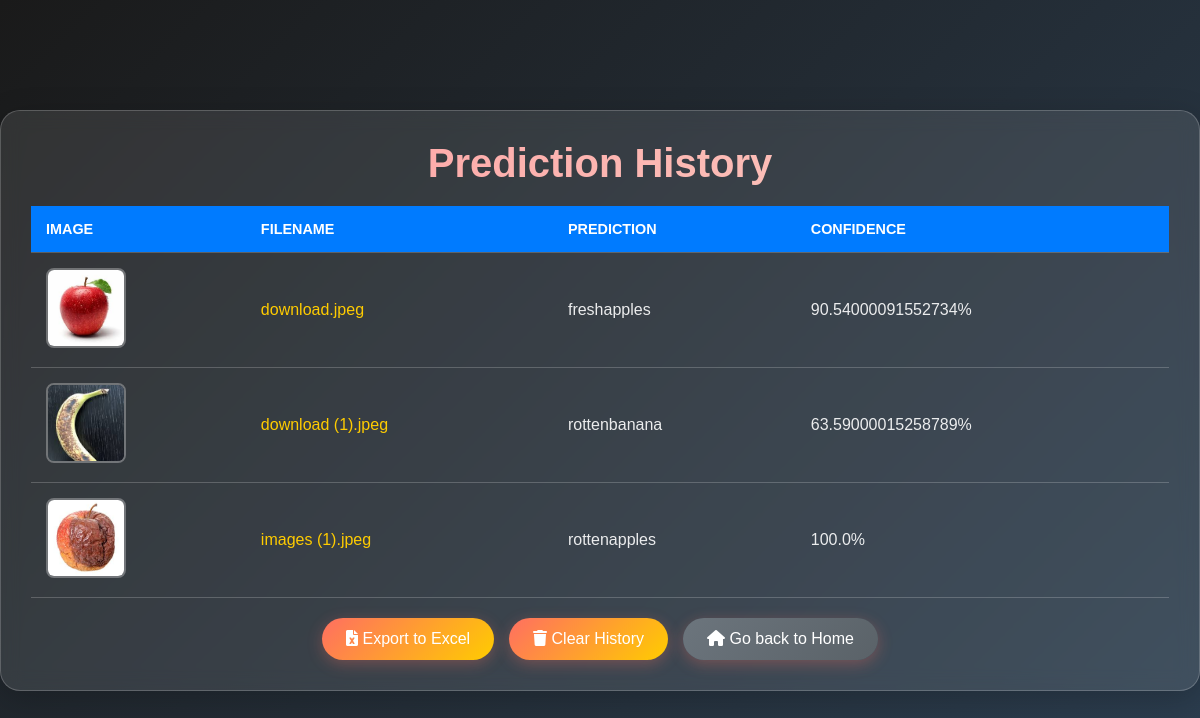
The page /history (signed in) on the database its author committed.
### app.py (models this page shows)
class Prediction(db.Model):
    id = db.Column(db.Integer, primary_key=True)
    filename = db.Column(db.String(100), nullable=False)
    prediction = db.Column(db.String(50), nullable=False)
    confidence = db.Column(db.Float, nullable=False)

### app.py (the view)
@app.route("/history")
def history():
    if "user_id" not in session:
        return redirect(url_for("login"))
    predictions = Prediction.query.order_by(Prediction.id.desc()).all()
    return render_template("history.html", predictions=predictions)

### templates/history.html (shortened to what this page needs)
<!DOCTYPE html>
<html lang="en">
<head>
    <link rel="stylesheet" href="https://cdnjs.cloudflare.com/ajax/libs/font-awesome/6.0.0/css/all.min.css">
</head>
<body>
    <div class="container">
        <h1>Prediction History</h1>
        <table id="historyTable">
            <thead>
                <tr>
                    <th>Image</th>
                    <th>Filename</th>
                    <th>Prediction</th>
                    <th>Confidence</th>
                </tr>
            </thead>
            <tbody>
                {% for prediction in predictions %}
                    <tr>
                        <td><img src="{{ url_for('static', filename='uploads/' + prediction.filename) }}" alt="Prediction Image"></td>
                        <td><a href="{{ url_for('prediction', prediction_id=prediction.id) }}">{{ prediction.filename }}</a></td>
                        <td>{{ prediction.prediction }}</td>
                        <td>{{ prediction.confidence }}%</td>
                    </tr>
                {% endfor %}
            </tbody>
        </table>
        <div class="buttons">
            <button onclick="exportToExcel()"><i class="fas fa-file-excel"></i> Export to Excel</button>
            <button onclick="clearHistory()"><i class="fas fa-trash"></i> Clear History</button>
            <a href="{{ url_for('home') }}"><i class="fas fa-home"></i> Go back to Home</a>
        </div>
    </div>
</body>
</html>

### templates/history.html (style rules this page uses)
* { margin: 0; padding: 0; box-sizing: border-box; }
body { font-family: 'Poppins', sans-serif; background: linear-gradient(135deg, #1a1a1a, #2c3e50); color: white; min-height: 100vh; display: flex; justify-content: center; align-items: center; text-align: center; }
h1 { font-size: 2.5rem; margin-bottom: 20px; font-weight: 600; background: linear-gradient(135deg, #ff9a9e, #fad0c4); -webkit-background-clip: text; -webkit-text-fill-color: transparent; }
.container { width: 100%; max-width: 1200px; padding: 30px; background: rgba(255, 255, 255, 0.1); border-radius: 20px; backdrop-filter: blur(10px); border: 1px solid rgba(255, 255, 255, 0.2); box-shadow: 0 8px 32px rgba(0, 0, 0, 0.2); animation: fadeIn 1s ease-in-out; }
table { width: 100%; border-collapse: collapse; margin-top: 20px; }
th, td { padding: 15px; text-align: left; border-bottom: 1px solid rgba(255, 255, 255, 0.2); }
th { background-color: #007bff; color: #fff; font-weight: 600; text-transform: uppercase; font-size: 0.9rem; }
td { font-size: 1rem; color: rgba(255, 255, 255, 0.9); }
td img { width: 80px; height: 80px; border-radius: 8px; object-fit: cover; border: 2px solid rgba(255, 255, 255, 0.3); }
td a { color: #ffcc00; text-decoration: none; font-weight: 500; }
.buttons { margin-top: 20px; display: flex; justify-content: center; gap: 15px; }
.buttons button, .buttons a { padding: 12px 24px; font-size: 1rem; color: white; background: linear-gradient(135deg, #ff6f61, #ffcc00); border: none; border-radius: 25px; cursor: pointer; transition: all 0.3s ease; box-shadow: 0 4px 15px rgba(255, 111, 97, 0.3); text-decoration: none; }
.buttons a { background: linear-gradient(135deg, #6c757d, #5a6268); }

### rows shown on the page
Prediction: filename (picture), filename "download.jpeg", prediction "freshapples", confidence "90.54000091552734"
Prediction: filename (picture), filename "download (1).jpeg", prediction "rottenbanana", confidence "63.59000015258789"
Prediction: filename (picture), filename "images (1).jpeg", prediction "rottenapples", confidence "100.0"
